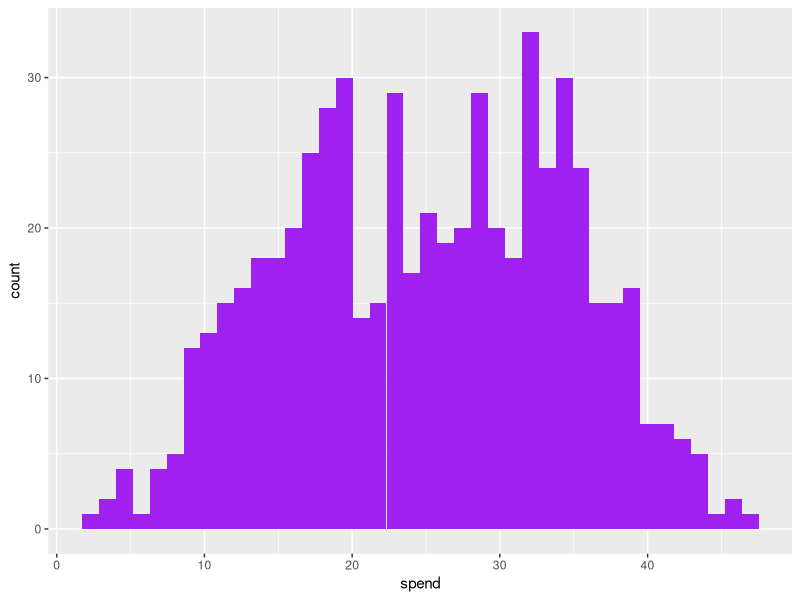
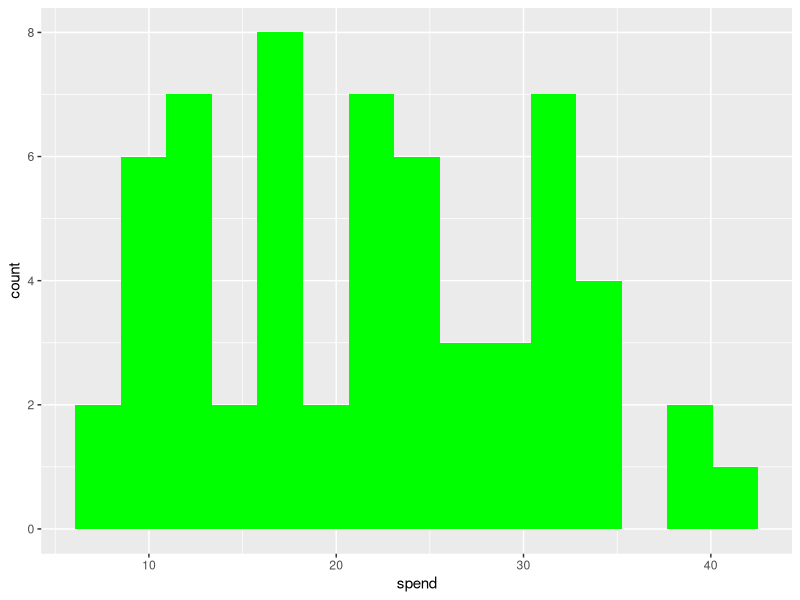
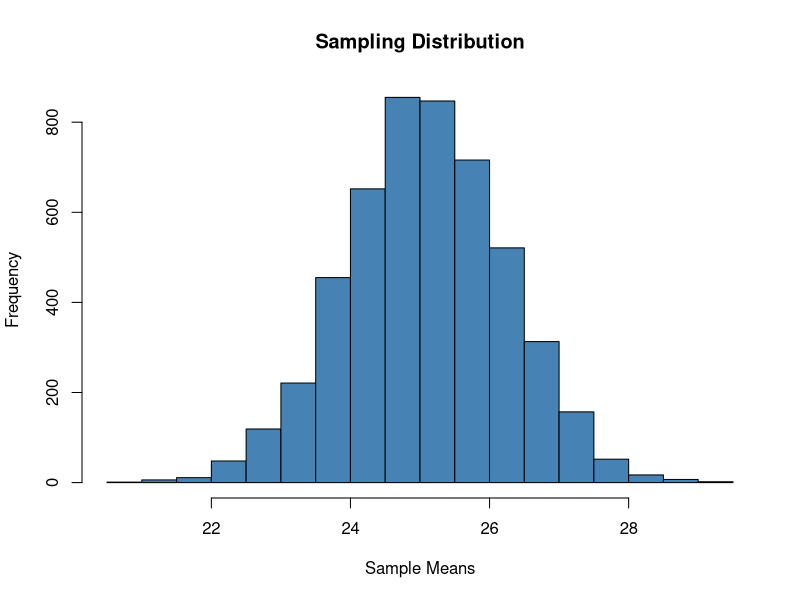
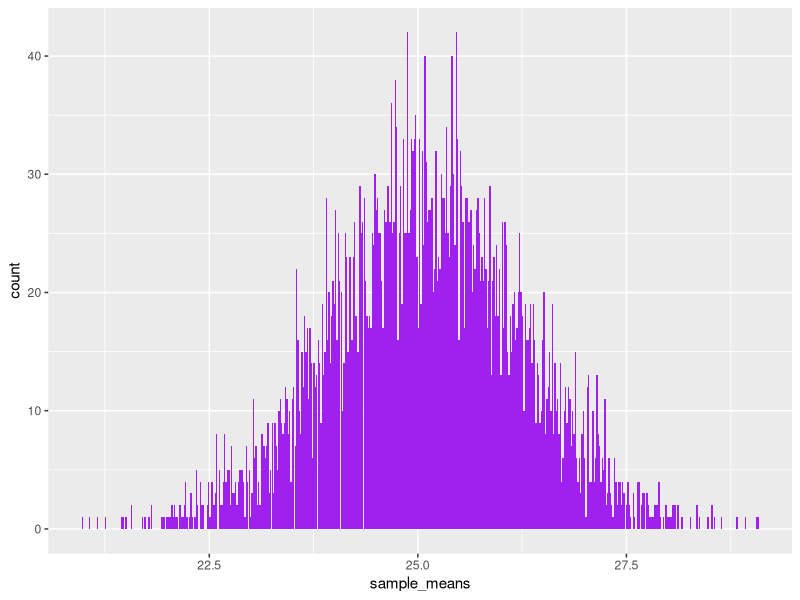

Generate these figures, in order, with R:
# Make a dataframe with 600 data points using stratified sampling

library(dplyr)
library(tidyverse)

# Declare some Parameters
sam_n = 60.0

# Make this example reproducible
set.seed(1)

# Create the spend figures per group
s1 <- abs(rnorm(150, mean=35, sd=5))
s2 <- abs(rnorm(150, mean=30, sd=5))
s3 <- abs(rnorm(150, mean=20, sd=5))
s4 <- abs(rnorm(150, mean=15, sd=5))

spend = c(s1, s2, s3, s4)
spend

#create data frame
df <- data.frame(group = rep(c('LH C', 'LH FO', 'SH C', 'SH FO'), each=150),
                 spend)

df <- tibble::rowid_to_column(df, "ID")

#view first six rows of data frame
head(df)

# Descriptive Statistics for the whole population
summary(df)
df %>% glimpse()
ggplot(data = df, aes(x = spend)) +
  geom_histogram(bins=40, fill = 'purple')

# Create a sampling function
sampling_function <- function(df_name) {
  
  samID <- sample(df_name$ID, size = sam_n)
  # print("hello from your function")
  sam <- filter(df_name, ID %in% samID)
  print(sam)
  return (sam)
}

# Get a test sample
sam <- sampling_function(df)
sam

# Get the confidence inteval for 95% manually
sam_mean = mean(sam$spend)
sam_sd = sd(sam$spend)
standard_error = sam_sd / sqrt(sam_n)
standard_error
int_low = sam_mean - (1.96 * standard_error)
int_high = sam_mean + (1.96 * standard_error)
print(paste("Mean", sam_mean, " 95% [", int_low, ",", int_high, "]"))

# Get the same inteval using a model
test <- lm(spend ~ 1, sam)
summary(test)
confint(test, level=0.95)


# Summary of our sample
summary(sam)
sam %>% glimpse()
ggplot(data = sam, aes(x = spend)) +
  geom_histogram(bins=15, fill = 'green')

# Generate a Sampling Distribution in R
# Define number of samples
n = 5000

# Create empty vector of length n
sample_means = rep(NA, n)

# Fill empty vector with means
for(i in 1:n){
  sample_means[i] = c(mean(sampling_function(df)$spend))
}

# View first six sample means
head(sample_means)

#create histogram to visualize the sampling distribution
hist(sample_means, main = "Sampling Distribution", xlab = "Sample Means", col = "steelblue")

ggplot(mapping = aes(x = sample_means)) +
  geom_histogram(bins=n/10, fill = 'purple')

summary(sample_means)
summary(df$spend)

# The more samples there are, the close the two means will be.
